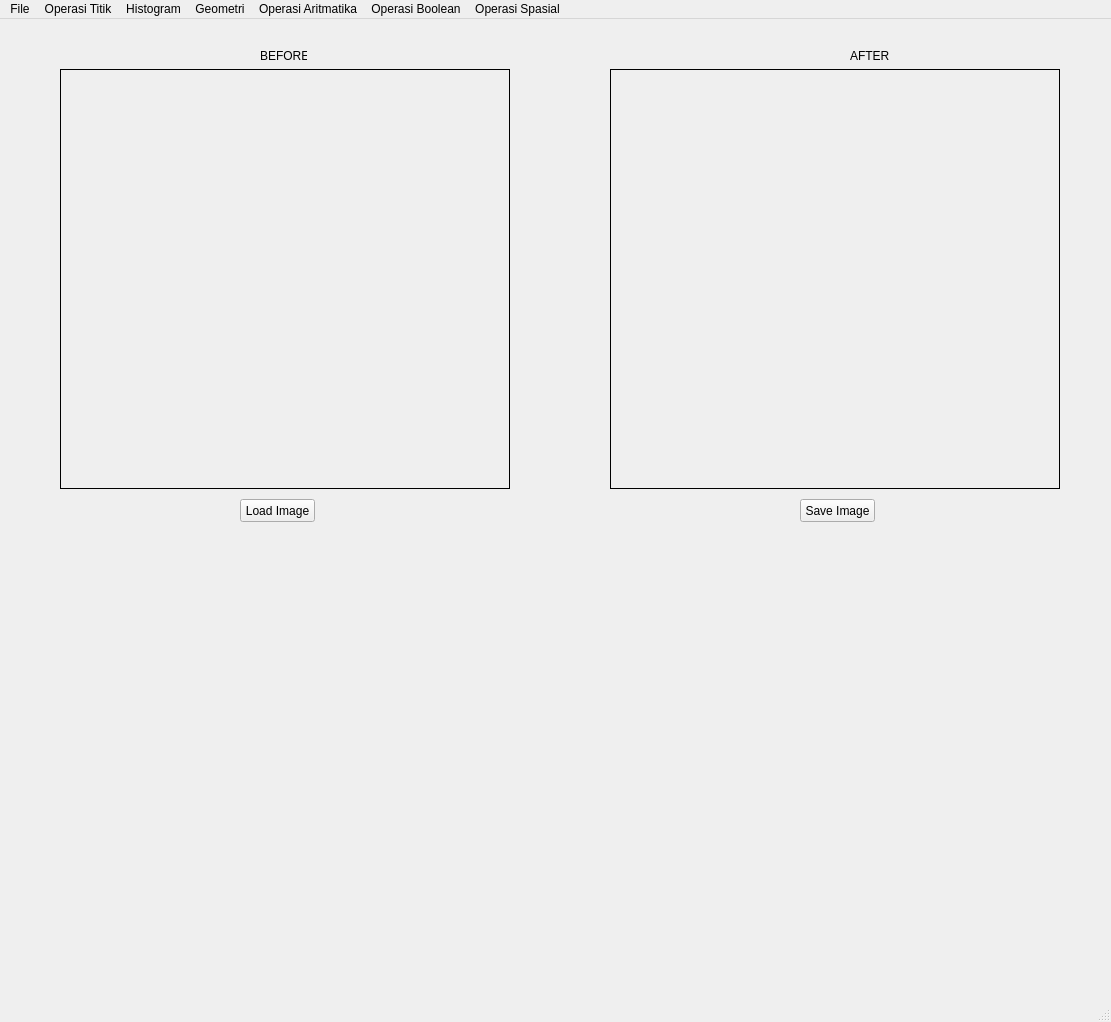
<?xml version="1.0" encoding="UTF-8"?>
<ui version="4.0">
 <author>Rhyred</author>
 <class>My_Program_152024141</class>
 <widget class="QMainWindow" name="My_Program_152024141">
  <property name="geometry">
   <rect>
    <x>0</x>
    <y>0</y>
    <width>1111</width>
    <height>1022</height>
   </rect>
  </property>
  <property name="windowTitle">
   <string>MainWindow</string>
  </property>
  <widget class="QWidget" name="centralwidget">
   <widget class="QPushButton" name="loadButton">
    <property name="geometry">
     <rect>
      <x>240</x>
      <y>480</y>
      <width>75</width>
      <height>23</height>
     </rect>
    </property>
    <property name="text">
     <string>Load Image</string>
    </property>
   </widget>
   <widget class="QLabel" name="imgLabel">
    <property name="geometry">
     <rect>
      <x>60</x>
      <y>50</y>
      <width>450</width>
      <height>420</height>
     </rect>
    </property>
    <property name="frameShape">
     <enum>QFrame::Box</enum>
    </property>
    <property name="text">
     <string/>
    </property>
   </widget>
   <widget class="QLabel" name="hasilLabel">
    <property name="geometry">
     <rect>
      <x>610</x>
      <y>50</y>
      <width>450</width>
      <height>420</height>
     </rect>
    </property>
    <property name="frameShape">
     <enum>QFrame::Box</enum>
    </property>
    <property name="text">
     <string/>
    </property>
   </widget>
   <widget class="QPushButton" name="saveButton">
    <property name="geometry">
     <rect>
      <x>800</x>
      <y>480</y>
      <width>75</width>
      <height>23</height>
     </rect>
    </property>
    <property name="text">
     <string>Save Image</string>
    </property>
   </widget>
   <widget class="QLabel" name="before">
    <property name="geometry">
     <rect>
      <x>260</x>
      <y>30</y>
      <width>47</width>
      <height>13</height>
     </rect>
    </property>
    <property name="text">
     <string>BEFORE</string>
    </property>
   </widget>
   <widget class="QLabel" name="after">
    <property name="geometry">
     <rect>
      <x>850</x>
      <y>30</y>
      <width>47</width>
      <height>13</height>
     </rect>
    </property>
    <property name="text">
     <string>AFTER</string>
    </property>
   </widget>
  </widget>
  <widget class="QMenuBar" name="menubar">
   <property name="geometry">
    <rect>
     <x>0</x>
     <y>0</y>
     <width>1111</width>
     <height>21</height>
    </rect>
   </property>
   <widget class="QMenu" name="menuFile">
    <property name="title">
     <string>File</string>
    </property>
    <addaction name="actionLoad_Image"/>
    <addaction name="actionSave_Image"/>
   </widget>
   <widget class="QMenu" name="menuOperasi_Titik">
    <property name="title">
     <string>Operasi Titik</string>
    </property>
    <addaction name="actionGrayScale"/>
    <addaction name="actionBrightness"/>
    <addaction name="actionSimple_Contrast"/>
    <addaction name="actionContrast_Stretching"/>
    <addaction name="actionNegative_Image"/>
    <addaction name="actionBiner_Image"/>
   </widget>
   <widget class="QMenu" name="menuHistogram">
    <property name="title">
     <string>Histogram</string>
    </property>
    <addaction name="actionGray_Histogram"/>
    <addaction name="actionRGB_Histogram"/>
    <addaction name="actionHistogram_Equalization"/>
   </widget>
   <widget class="QMenu" name="menuGeometri">
    <property name="title">
     <string>Geometri</string>
    </property>
    <addaction name="actionTranslasi"/>
    <addaction name="actionRotasi"/>
    <addaction name="actionResize"/>
    <addaction name="actionCrop"/>
   </widget>
   <widget class="QMenu" name="menuOperasi_Aritmatika">
    <property name="title">
     <string>Operasi Aritmatika</string>
    </property>
    <addaction name="actionTambah"/>
    <addaction name="actionKurang"/>
    <addaction name="actionKali"/>
    <addaction name="actionBagi"/>
   </widget>
   <widget class="QMenu" name="menuOperasi_Boolean">
    <property name="title">
     <string>Operasi Boolean</string>
    </property>
    <addaction name="actionAnd"/>
    <addaction name="actionOr"/>
    <addaction name="actionXor"/>
   </widget>
   <widget class="QMenu" name="menuOperasi_Spasial">
    <property name="title">
     <string>Operasi Spasial</string>
    </property>
    <addaction name="actionFilter"/>
    <addaction name="actionMean_Filter"/>
    <addaction name="actionGaussian_Filter"/>
    <addaction name="actionSharpening"/>
    <addaction name="actionMedian_Filter"/>
    <addaction name="actionMax_Filter"/>
    <addaction name="actionMin_Filter"/>
   </widget>
   <addaction name="menuFile"/>
   <addaction name="menuOperasi_Titik"/>
   <addaction name="menuHistogram"/>
   <addaction name="menuGeometri"/>
   <addaction name="menuOperasi_Aritmatika"/>
   <addaction name="menuOperasi_Boolean"/>
   <addaction name="menuOperasi_Spasial"/>
  </widget>
  <widget class="QStatusBar" name="statusbar"/>
  <action name="actionGrayScale">
   <property name="text">
    <string>GrayScale</string>
   </property>
  </action>
  <action name="actionLoad_Image">
   <property name="text">
    <string>Load Image</string>
   </property>
  </action>
  <action name="actionSave_Image">
   <property name="text">
    <string>Save Image</string>
   </property>
  </action>
  <action name="actionBrightness">
   <property name="text">
    <string>Brightness</string>
   </property>
  </action>
  <action name="actionSimple_Contrast">
   <property name="text">
    <string>Simple Contrast</string>
   </property>
  </action>
  <action name="actionContrast_Stretching">
   <property name="text">
    <string>Contrast Stretching</string>
   </property>
  </action>
  <action name="actionNegative_Image">
   <property name="text">
    <string>Negative Image</string>
   </property>
  </action>
  <action name="actionBiner_Image">
   <property name="text">
    <string>Biner Image</string>
   </property>
  </action>
  <action name="actionGray_Histogram">
   <property name="text">
    <string>Histogram Grayscale</string>
   </property>
  </action>
  <action name="actionRGB_Histogram">
   <property name="text">
    <string>Histogram RGB</string>
   </property>
  </action>
  <action name="actionHistogram_Equalization">
   <property name="text">
    <string>Histogram Equalization</string>
   </property>
  </action>
  <action name="actionTranslasi">
   <property name="text">
    <string>Translasi</string>
   </property>
  </action>
  <action name="actionRotasi">
   <property name="text">
    <string>Rotasi</string>
   </property>
  </action>
  <action name="actionResize">
   <property name="text">
    <string>Resize</string>
   </property>
  </action>
  <action name="actionCrop">
   <property name="text">
    <string>Crop Image</string>
   </property>
  </action>
  <action name="actionTambah">
   <property name="text">
    <string>Tambah +</string>
   </property>
  </action>
  <action name="actionKurang">
   <property name="text">
    <string>Kurang -</string>
   </property>
  </action>
  <action name="actionKali">
   <property name="text">
    <string>Kali x</string>
   </property>
  </action>
  <action name="actionBagi">
   <property name="text">
    <string>Bagi /</string>
   </property>
  </action>
  <action name="actionAnd">
   <property name="text">
    <string>AND &amp;&amp;</string>
   </property>
  </action>
  <action name="actionOr">
   <property name="text">
    <string>OR ||</string>
   </property>
  </action>
  <action name="actionXor">
   <property name="text">
    <string>XOR ^</string>
   </property>
  </action>
  <action name="actionFilter">
   <property name="text">
    <string>Filtering</string>
   </property>
  </action>
  <action name="actionMean_Filter">
   <property name="text">
    <string>Mean Filtering</string>
   </property>
  </action>
  <action name="actionGaussian_Filter">
   <property name="text">
    <string>Gaussian Filtering</string>
   </property>
  </action>
  <action name="actionSharpening">
   <property name="text">
    <string>Sharpening</string>
   </property>
  </action>
  <action name="actionMedian_Filter">
   <property name="text">
    <string>Median Filtering</string>
   </property>
  </action>
  <action name="actionMax_Filter">
   <property name="text">
    <string>Max Filtering</string>
   </property>
  </action>
  <action name="actionMin_Filter">
   <property name="text">
    <string>Min Filtering</string>
   </property>
  </action>
 </widget>
 <resources/>
 <connections/>
</ui>
